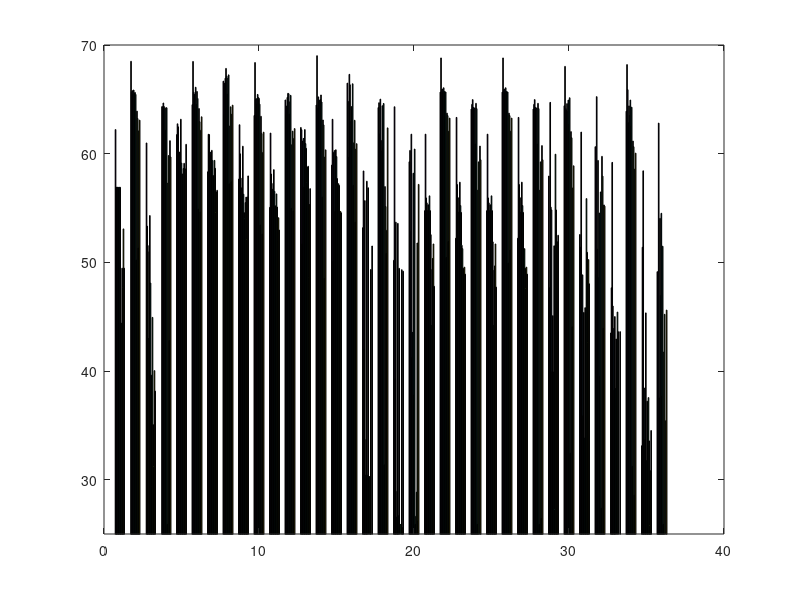

This figure's MATLAB source: (Note: this script raises an error after producing the figure.)
y = [0 62.219 56.903 56.903 56.903 56.903 49.483 56.903 56.903 28.5 44.4 49.461 47.716 53.077 49.461;
0 68.502 65.663 65.797 65.458 65.858 65.541 65.635 65.458 50.205 63.914 63.231 51.315 62.105 63.084;
0 60.985 53.327 51.544 42.988 50.979 54.305 48.093 39.621 29.411 44.933 35.061 31.214 40.034 38.148;
0 64.33 64.305 64.662 64.336 64.179 62.153 64.224 64.224 25.881 57.3 59.829 42.813 61.193 59.698;
61.756 62.749 62.467 59.12 60.141 60.119 63.168 59.137 58.138 57.297 58.637 59.112 55.024 58.595 60.859;
64.51 68.486 65.663 65.474 65.379 66.113 64.532 65.721 65.084 54.896 64.153 62.937 54.625 62.154 63.394;
58.333 61.782 61.755 58.954 60.135 59.845 60.304 59.38 57.99 57.028 59.38 58.653 54.594 56.468 56.628;
66.671 63.57 66.48 66.943 67.845 67.144 65.48 66.957 67.252 57.224 62.553 64.313 57.408 63.643 64.463;
57.663 62.663 59.983 56.491 56.853 57.751 60.684 56.269 54.571 54.058 55.503 56.003 52.116 56.012 57.952;
63.515 68.386 64.973 65.062 64.565 65.449 65.163 65.084 64.557 53.428 63.438 61.85 52.605 60.115 61.978;
55.056 61.894 58.124 56.409 56.727 57.263 58.529 56.534 55.205 54.016 56.298 55.086 51.902 54.104 52.972;
64.943 63.591 64.381 65.177 65.551 65.516 63.64 64.781 65.366 54.962 60.83 62.073 54.735 61.404 62.31;
62.41 62.203 51.694 61.168 61.4 56.931 62.216 60.929 60.49 57.374 58.74 58.84 48.644 55.322 56.78;
64.472 69.014 64.185 65.225 64.819 64.912 64.975 65.401 64.756 55.998 63.1 62.649 48.526 59.696 60.352;
58.95 63.164 50.102 60.12 60.288 54.695 60.359 59.732 57.709 57.023 57.235 57.072 48.299 54.684 54.557;
66.489 64.816 59.642 67.299 66.339 62.925 64.335 64.268 66.433 57.078 61.005 63.073 53.698 60.43 60.919;
53.186 58.41 41.998 55.678 30.412 33.703 57.464 30.412 56.862 0 30.287 30.287 49.336 0 51.503;
64.246 64.688 61.812 65.015 61.215 60.244 64.416 60.547 64.62 31.367 56.972 55.137 50.814 52.948 62.373;
50.182 64.319 39.284 53.696 26.55 28.93 53.587 26.679 49.447 0 25.881 0 49.32 25.576 49.185;
59.257 60.297 52.865 61.792 41.252 43.554 58.2 37.79 60.425 25.881 26.631 28.847 51.78 26.204 57.172;
54.752 61.793 55.925 55.47 54.752 55.301 53.236 56.121 54.752 52.544 44.188 49.346 50.355 51.69 47.792;
65.667 68.808 65.844 65.944 65.628 66.066 65.728 65.682 65.674 50.446 63.728 63.503 51.913 62.075 63.271;
52.217 63.335 57.155 55.934 54.616 55.96 57.376 55.224 54.589 51.568 51.258 49.451 48.38 49.554 48.913;
64.104 64.534 64.977 64.26 64.104 64.206 60.888 64.631 64.147 25.881 56.65 59.244 0 60.698 59.436;
54.752 61.793 55.925 55.47 54.752 55.301 53.236 56.121 54.752 51.883 44.188 49.274 49.67 51.69 47.719;
65.667 68.808 65.844 65.944 65.628 66.066 65.728 65.682 65.674 49.928 63.728 63.503 51.136 62.075 63.271;
52.217 63.335 57.155 55.934 54.616 55.96 57.376 55.224 54.589 51.18 51.258 49.451 47.601 49.554 48.913;
64.104 64.534 64.977 64.26 64.104 64.206 60.888 64.631 64.147 25.881 56.65 59.244 26.44 60.742 59.436;
57.94 47.658 64.717 55.077 54.826 39.939 45.09 39.903 51.523 27.259 59.949 54.818 42.204 51.887 52.492;
64.41 68.032 64.16 64.007 64.603 63.858 64.933 62.696 65.146 32.431 62.029 61.465 44.064 56.853 58.884;
52.561 51.387 61.985 42.743 48.848 35.887 45.391 33.823 45.826 27.04 55.866 50.921 42.656 50.253 48.024;
60.643 48.906 65.248 51.206 59.375 48.61 54.538 39.514 56.476 27.365 59.753 57.936 43.937 55.281 55.174;
43.499 47.658 59.194 45.977 43.903 38.24 45.009 38.384 42.944 0 45.424 43.62 0 0 43.62;
63.909 68.197 65.892 62.843 64.395 63.501 64.933 62.521 64.278 31.223 61.159 60.639 28.576 58.591 60.049;
33.123 51.387 58.424 29.524 38.427 33.691 45.348 31.745 37.223 25.576 37.555 33.567 25.794 30.82 34.523;
49.143 48.906 62.812 37.517 54.047 46.959 54.513 37.687 51.484 25.881 41.754 45.218 0 35.43 45.606];

fig = figure;
h = bar(y,'hist');
ylim([25 70]);
xticklabel_rotate([1 2 3 4 5 6 7 8 9 10 11 12 13 14 15 16 17 18 19 20 21 22 23 24 25 26 27 28 29 30 31 32 33 34 35 36],90,{'J48', 'NB', 'RF', 'SVM', 'H-VC-J48', 'H-VC-NB', 'H-VC-RF', 'H-VC-SVM', 'H-CFC-J48', 'H-CFC-NB', 'H-CFC-RF', 'H-CFC-SVM', 'HV-VC-J48', 'HV-VC-NB', 'HV-VC-RF', 'HV-VC-SVM', 'HV-CFC-J48', 'HV-CFC-NB', 'HV-CFC-RF', 'HV-CFC-SVM', 'V-VC-J48', 'V-VC-NB', 'V-VC-RF', 'V-VC-SVM', 'V-CFC-J48', 'V-CFC-NB', 'V-CFC-RF', 'V-CFC-SVM', 'VH-VC-J48', 'VH-VC-NB', 'VH-VC-RF', 'VH-VC-SVM', 'VH-CFC-J48', 'VH-CFC-NB', 'VH-CFC-RF', 'VH-CFC-SVM'},'Fontsize',8);
colormap('default');
grid on
l = cell(1,15);
l{1}='NoR'; l{2}='R1'; l{3}='R1-1'; l{4}='R1-2'; l{5}='R1-3'; l{6}='R2'; l{7}='R2-1'; l{8}='R2-2'; l{9}='R2-3'; l{10}='R3-1'; l{11}='R3-2';l{12}='R3-3'; l{13}='R4-1'; l{14}='R4-2'; l{15}='R4-3';   
legend(h, l, 'Location', 'eastoutside');

title('Performances of the ensemble models on MIMIC-II Senior(F) Dataset', 'FontSize',14,'FontWeight','bold');
ylabel('Fwa score in percentage', 'FontSize', 12, 'FontWeight', 'bold');
xlabel('Ensemble Models', 'FontSize', 12, 'FontWeight', 'bold');

set(fig, 'Units', 'Inches');
pos = get(fig, 'Position');
set(fig, 'PaperPositionMode', 'Auto', 'PaperUnits', 'Inches', 'PaperSize', [pos(3), pos(4)]);
print(fig, 'mimic2_seniork1f_full', '-dpdf', '-r0');
